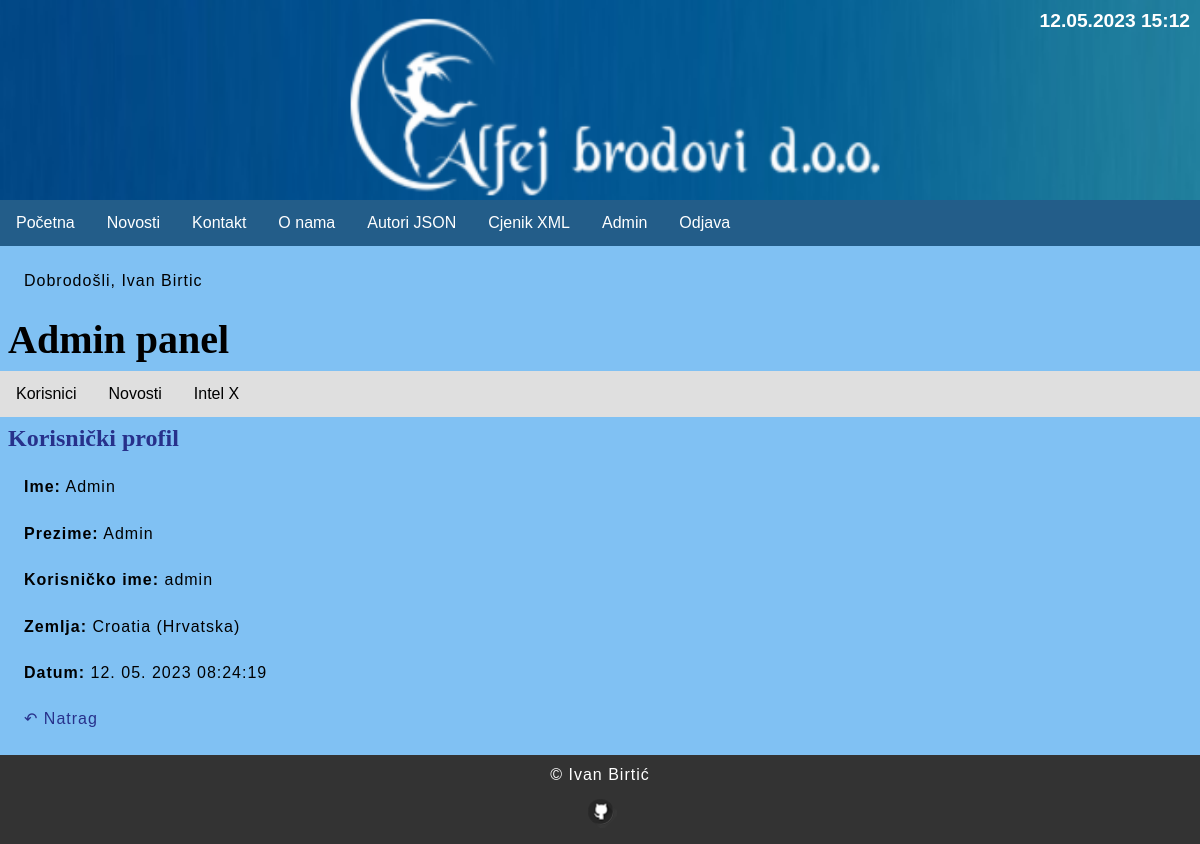
Page /index.php?menu=7&action=1&id=22 (signed in) on the committed database.
### tables this page shows
CREATE TABLE `users` (
  `id` int(11) NOT NULL,
  `firstname` varchar(255) NOT NULL,
  `lastname` varchar(255) NOT NULL,
  `email` varchar(255) NOT NULL,
  `username` varchar(255) NOT NULL,
  `password` varchar(255) NOT NULL,
  `country` char(2) NOT NULL,
  `date` timestamp NOT NULL DEFAULT current_timestamp() ON UPDATE current_timestamp(),
  `archive` enum('Y','N') NOT NULL DEFAULT 'Y'
);

CREATE TABLE `countries` (
  `id` int(11) NOT NULL,
  `country_code` varchar(2) NOT NULL DEFAULT '',
  `country_name` varchar(100) NOT NULL DEFAULT ''
);

### functions.php (called while the page is built)
<?php
	function pickerDateToMysql($pickerDate){
		$date = DateTime::createFromFormat('Y-m-d H:i:s', $pickerDate);
		return $date->format('d. m. Y H:i:s');
	}
?>

### admin/users.php (the view, shortened to what this page needs)
<?php
	if (isset($_GET['id']) && $_GET['id'] != '') {
		$query  = "SELECT * FROM users";
		$query .= " WHERE id=".$_GET['id'];
		$result = @mysqli_query($MySQL, $query);
		$row = @mysqli_fetch_array($result);
		print '
		<h2>Korisnički profil</h2>
		<p><b>Ime:</b> ' . $row['firstname'] . '</p>
		<p><b>Prezime:</b> ' . $row['lastname'] . '</p>
		<p><b>Korisničko ime:</b> ' . $row['username'] . '</p>';
		$_query  = "SELECT * FROM countries";
		$_query .= " WHERE country_code='" . $row['country'] . "'";
		$_result = @mysqli_query($MySQL, $_query);
		$_row = @mysqli_fetch_array($_result);
		print '
		<p><b>Zemlja:</b> ' .$_row['country_name'] . '</p>
		<p><b>Datum:</b> ' . pickerDateToMysql($row['date']) . '</p>
		<p><a href="index.php?menu='.$menu.'&amp;action='.$action.'">↶ Natrag</a></p>';
	}
?>

### style.css (style rules this page uses)
body, html { font-family: 'futura', 'helvetica', sans-serif; margin: 0; font-size: 16px; background-color: #80c1f3; }
h1,h2 { margin: 8px; font-size: 40px; font-family: Times-new-roman; }
h2 { font-size: 24px; color: #27318b; }
main a { color: #27318b; text-decoration: none; }
p { margin: 24px; line-height: 22.4px; letter-spacing: 1px; }

### rows in the picture
users: firstname "Admin", lastname "Admin", username "admin", date "12. 05. 2023 08:24:19"
countries: country_name "Croatia (Hrvatska)"

### other values in the picture
$_SESSION['message'] "Dobrodošli, Ivan Birtic"
